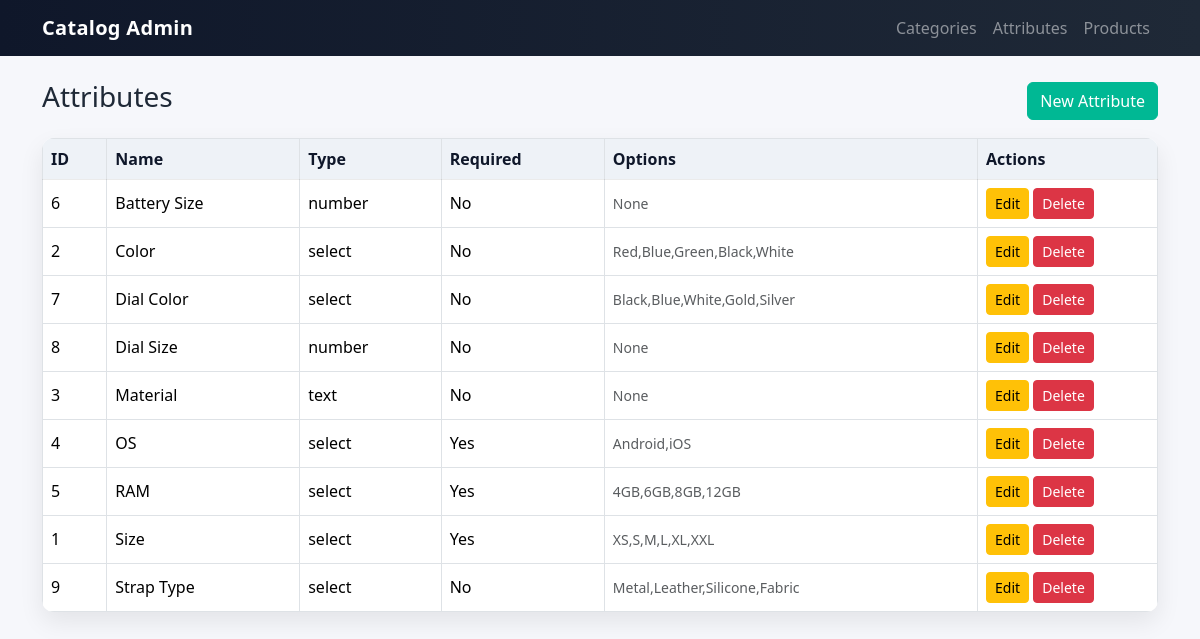
Page /attributes on the committed database.
### models.py (models this page shows)
class Attribute(db.Model):
    __tablename__ = "attributes"
    id = db.Column(db.Integer, primary_key=True)
    name = db.Column(db.String(120), unique=True, nullable=False)
    data_type = db.Column(db.String(20), nullable=False, default="text")
    is_required = db.Column(db.Boolean, default=False)
    options = db.Column(db.Text)  # Comma-separated values for select/multiselect
    categories = db.relationship(
        "CategoryAttribute", back_populates="attribute", cascade="all, delete-orphan"
    )

### app.py (the view)
    @app.get("/attributes")
    def list_attributes():
        attributes = Attribute.query.order_by(Attribute.name).all()
        return render_template("attributes/list.html", attributes=attributes)

### templates/attributes/list.html
{% extends 'base.html' %}
{% block content %}
  <div class="d-flex justify-content-between align-items-center mb-3">
    <h3>Attributes</h3>
    <a class="btn btn-primary" href="{{ url_for('create_attribute') }}">New Attribute</a>
  </div>
  <table class="table table-bordered align-middle">
    <thead>
      <tr>
        <th>ID</th>
        <th>Name</th>
        <th>Type</th>
        <th>Required</th>
        <th>Options</th>
        <th width="180">Actions</th>
      </tr>
    </thead>
    <tbody>
      {% for a in attributes %}
      <tr>
        <td>{{ a.id }}</td>
        <td>{{ a.name }}</td>
        <td>{{ a.data_type }}</td>
        <td>{{ 'Yes' if a.is_required else 'No' }}</td>
        <td><small class="text-muted">{{ a.options }}</small></td>
        <td>
          <a class="btn btn-sm btn-warning" href="{{ url_for('edit_attribute', attribute_id=a.id) }}">Edit</a>
          <form class="d-inline" action="{{ url_for('delete_attribute', attribute_id=a.id) }}" method="post" onsubmit="return confirm('Delete attribute?');">
            <button class="btn btn-sm btn-danger" type="submit">Delete</button>
          </form>
        </td>
      </tr>
      {% endfor %}
    </tbody>
  </table>
{% endblock %}

### templates/base.html (shortened to what this page needs)
<!doctype html>
<html lang="en">
  <head>
    <link href="https://cdn.jsdelivr.net/npm/bootstrap@5.3.3/dist/css/bootstrap.min.css" rel="stylesheet">
    <link href="{{ url_for('static', filename='styles.css') }}" rel="stylesheet">
  </head>
  <body>
    <nav class="navbar navbar-expand-lg navbar-dark">
      <div class="container">
        <a class="navbar-brand" href="{{ url_for('index') }}">Catalog Admin</a>
        <div class="collapse navbar-collapse" id="navbarsExample">
          <ul class="navbar-nav ms-auto mb-2 mb-lg-0">
            <li class="nav-item"><a class="nav-link" href="{{ url_for('list_categories') }}">Categories</a></li>
            <li class="nav-item"><a class="nav-link" href="{{ url_for('list_attributes') }}">Attributes</a></li>
            <li class="nav-item"><a class="nav-link" href="{{ url_for('list_products') }}">Products</a></li>
          </ul>
        </div>
      </div>
    </nav>
    <main class="container py-4">
      {% block content %}{% endblock %}
    </main>
  </body>
</html>

### static/styles.css (style rules this page uses)
:root { --brand-start: #0f172a; --brand-end: #1f2937; --accent: #00b894; --accent-hover:#00a084; --card-shadow: 0 10px 25px rgba(0,0,0,.08); --border-soft: rgba(0,0,0,.08); }
body { background-color:#f6f7fb; color:#1f2937; }
.navbar { background-image:linear-gradient(90deg,var(--brand-start),var(--brand-end)); }
.navbar-brand { font-weight:700; letter-spacing:.3px; }
.nav-link { opacity:.9; }
.table { background:#fff; border-radius:12px; overflow:hidden; box-shadow:var(--card-shadow); }
.table thead th { background:#eef2f7; border-bottom:1px solid var(--border-soft); color:#0f172a; }
.btn-primary { background-color:var(--accent); border-color:var(--accent); }

### rows in the picture
Attribute: id "6", name "Battery Size", data_type "number", is_required "No", options "None"
Attribute: id "2", name "Color", data_type "select", is_required "No", options "Red,Blue,Green,Black,White"
Attribute: id "7", name "Dial Color", data_type "select", is_required "No", options "Black,Blue,White,Gold,Silver"
Attribute: id "8", name "Dial Size", data_type "number", is_required "No", options "None"
Attribute: id "3", name "Material", data_type "text", is_required "No", options "None"
Attribute: id "4", name "OS", data_type "select", is_required "Yes", options "Android,iOS"
Attribute: id "5", name "RAM", data_type "select", is_required "Yes", options "4GB,6GB,8GB,12GB"
Attribute: id "1", name "Size", data_type "select", is_required "Yes", options "XS,S,M,L,XL,XXL"
Attribute: id "9", name "Strap Type", data_type "select", is_required "No", options "Metal,Leather,Silicone,Fabric"
